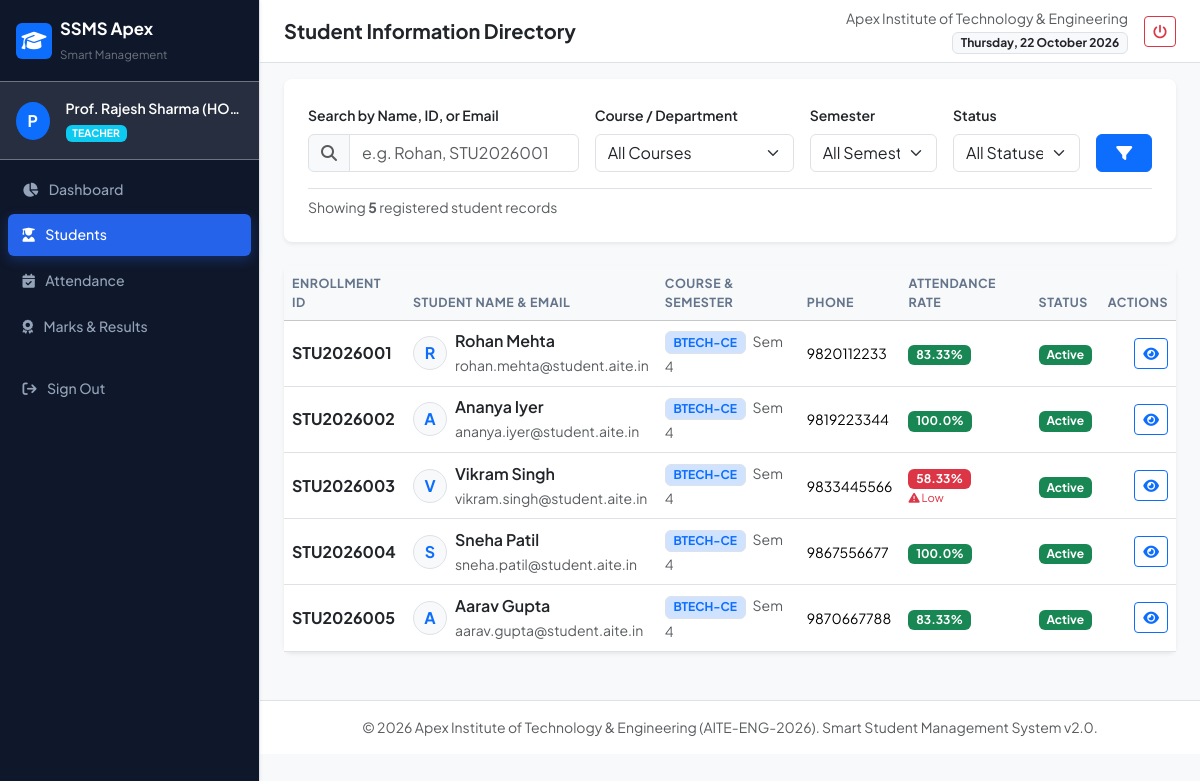
Page /students (signed in) on the committed database.
### models.py (models this page shows, shortened)
class User(db.Model):
    __tablename__ = 'users'
    id = db.Column(db.Integer, primary_key=True)
    username = db.Column(db.String(50), unique=True, nullable=False, index=True)
    password_hash = db.Column(db.String(255), nullable=False)
    role = db.Column(db.String(20), nullable=False, default='student')  # admin, teacher, student, accountant
    email = db.Column(db.String(100), unique=True, nullable=False)
    full_name = db.Column(db.String(100), nullable=False)
    is_active = db.Column(db.Boolean, default=True)
    created_at = db.Column(db.DateTime, default=datetime.utcnow)
    student_profile = db.relationship('Student', backref='user_account', uselist=False, cascade='all, delete-orphan')
    audit_logs = db.relationship('AuditLog', backref='user', lazy='dynamic')

class Student(db.Model):
    __tablename__ = 'students'
    id = db.Column(db.Integer, primary_key=True)
    student_id = db.Column(db.String(30), unique=True, nullable=False, index=True)  # e.g., 'STU2026001'
    user_id = db.Column(db.Integer, db.ForeignKey('users.id'), nullable=True)
    course_id = db.Column(db.Integer, db.ForeignKey('courses.id'), nullable=False)
    semester = db.Column(db.Integer, nullable=False, default=1)
    first_name = db.Column(db.String(50), nullable=False)
    last_name = db.Column(db.String(50), nullable=False)
    email = db.Column(db.String(100), unique=True, nullable=False)
    phone = db.Column(db.String(20), nullable=False)
    address = db.Column(db.Text)
    enrollment_date = db.Column(db.Date, default=date.today)
    status = db.Column(db.String(20), default='active')  # active, inactive, graduated, dropped
    guardian_name = db.Column(db.String(100))
    guardian_phone = db.Column(db.String(20))
    attendance_records = db.relationship('Attendance', backref='student', lazy='dynamic')
    marks_records = db.relationship('Marks', backref='student', lazy='dynamic')
    fees = db.relationship('StudentFee', backref='student', lazy='dynamic')
    @property
    def full_name(self):
        return f"{self.first_name} {self.last_name}"
    def calculate_attendance_percentage(self, subject_id=None):
        query = Attendance.query.filter_by(student_id=self.id)
        if subject_id:
            query = query.filter_by(subject_id=subject_id)
        total = query.count()
        if total == 0:
            return 100.0  # No sessions logged yet
        present = query.filter(Attendance.status.in_(['present', 'leave'])).count()
        return round((present / total) * 100, 2)

class Course(db.Model):
    __tablename__ = 'courses'
    id = db.Column(db.Integer, primary_key=True)
    code = db.Column(db.String(20), unique=True, nullable=False)  # e.g., 'BTECH-CE'
    name = db.Column(db.String(100), nullable=False)              # e.g., 'Computer Engineering'
    description = db.Column(db.Text)
    duration_semesters = db.Column(db.Integer, default=8)
    students = db.relationship('Student', backref='course', lazy='dynamic')
    subjects = db.relationship('Subject', backref='course', lazy='dynamic')
    fee_structures = db.relationship('FeeStructure', backref='course', lazy='dynamic')

### app.py (the view, shortened to what this page needs)
    @app.route('/students')
    @login_required
    @roles_accepted('admin', 'teacher', 'accountant')
    def students_list():
        query = Student.query
        search = request.args.get('search', '').strip()
        course_id = request.args.get('course_id')
        semester = request.args.get('semester')
        status = request.args.get('status')
        if course_id:
            query = query.filter_by(course_id=course_id)
        if semester:
            query = query.filter_by(semester=int(semester))
        if status:
            query = query.filter_by(status=status)
        students = query.order_by(Student.student_id.asc()).all()
        courses = Course.query.all()
        return render_template('students/list.html', students=students, courses=courses, search=search, selected_course=course_id, selected_sem=semester, selected_status=status)

### templates/students/list.html (shortened to what this page needs)
{% extends "base.html" %}
{% block page_title %}Student Information Directory{% endblock %}
{% block content %}
<div class="card border-0 shadow-sm rounded-3 mb-4">
    <div class="card-body p-4">
        <form method="GET" action="{{ url_for('students_list') }}" class="row g-3 mb-3">
            <div class="col-md-4">
                <label class="form-label small fw-semibold">Search by Name, ID, or Email</label>
                <div class="input-group">
                    <span class="input-group-text bg-light"><i class="fa-solid fa-magnifying-glass text-muted"></i></span>
                    <input type="text" name="search" class="form-control" placeholder="e.g. Rohan, STU2026001" value="{{ search or '' }}">
                </div>
            </div>
            <div class="col-md-3">
                <label class="form-label small fw-semibold">Course / Department</label>
                <select name="course_id" class="form-select">
                    <option value="">All Courses</option>
                </select>
            </div>
            <div class="col-md-2">
                <label class="form-label small fw-semibold">Semester</label>
                <select name="semester" class="form-select">
                    <option value="">All Semesters</option>
                </select>
            </div>
            <div class="col-md-2">
                <label class="form-label small fw-semibold">Status</label>
                <select name="status" class="form-select">
                    <option value="">All Statuses</option>
                </select>
            </div>
            <div class="col-md-1 d-flex align-items-end">
                <button type="submit" class="btn btn-primary w-100"><i class="fa-solid fa-filter"></i></button>
            </div>
        </form>
        <div class="d-flex align-items-center justify-content-between pt-2 border-top">
            <span class="text-muted small">Showing <strong>{{ students|length }}</strong> registered student records</span>
        </div>
    </div>
</div>
<div class="card border-0 shadow-sm rounded-3">
    <div class="card-body p-0">
        <div class="table-responsive">
            <table class="table table-hover align-middle mb-0">
                <thead class="table-light">
                    <tr>
                        <th>Enrollment ID</th>
                        <th>Student Name & Email</th>
                        <th>Course & Semester</th>
                        <th>Phone</th>
                        <th>Attendance Rate</th>
                        <th>Status</th>
                        <th class="text-end">Actions</th>
                    </tr>
                </thead>
                <tbody>
                    {% for s in students %}
                    {% set att_pct = s.calculate_attendance_percentage() %}
                    <tr>
                        <td class="fw-bold text-dark">{{ s.student_id }}</td>
                        <td>
                            <div class="d-flex align-items-center gap-2">
                                <div class="avatar-circle bg-light border text-primary fw-bold rounded-circle d-flex align-items-center justify-content-center" style="width: 34px; height: 34px;">
                                    {{ s.first_name[0] }}
                                </div>
                                <div>
                                    <div class="fw-semibold text-dark">{{ s.full_name }}</div>
                                    <small class="text-muted">{{ s.email }}</small>
                                </div>
                            </div>
                        </td>
                        <td>
                            <span class="badge bg-primary-subtle text-primary border">{{ s.course.code }}</span>
                            <span class="text-muted small ms-1">Sem {{ s.semester }}</span>
                        </td>
                        <td><small>{{ s.phone }}</small></td>
                        <td>
                            <span class="badge {{ 'bg-success' if att_pct >= attendance_threshold else 'bg-danger' }}">
                                {{ att_pct }}%
                            </span>
                            {% if att_pct < attendance_threshold %}
                            <small class="text-danger d-block" style="font-size: 0.7rem;"><i class="fa-solid fa-triangle-exclamation"></i> Low</small>
                            {% endif %}
                        </td>
                        <td>
                            <span class="badge bg-{{ 'success' if s.status == 'active' else 'secondary' }}">
                                {{ s.status|capitalize }}
                            </span>
                        </td>
                        <td class="text-end">
                            <div class="btn-group btn-group-sm">
                                <a href="{{ url_for('student_view', student_id=s.id) }}" class="btn btn-outline-primary" title="View 360 Profile">
                                    <i class="fa-solid fa-eye"></i>
                                </a>
                            </div>
                        </td>
                    </tr>
                    {% else %}
                    <tr>
                        <td colspan="7" class="text-center text-muted py-4">No student records match the filter criteria.</td>
                    </tr>
                    {% endfor %}
                </tbody>
            </table>
        </div>
    </div>
</div>
{% endblock %}

### templates/base.html (shortened to what this page needs)
<!DOCTYPE html>
<html lang="en">
<head>
    <link href="https://cdn.jsdelivr.net/npm/bootstrap@5.3.3/dist/css/bootstrap.min.css" rel="stylesheet">
    <link href="https://cdnjs.cloudflare.com/ajax/libs/font-awesome/6.5.1/css/all.min.css" rel="stylesheet">
    <link rel="stylesheet" href="{{ url_for('static', filename='css/style.css') }}">
</head>
<body>
    <div class="d-flex" id="wrapper">
        {% if current_user %}
        <nav id="sidebar" class="bg-dark text-white border-end shadow-sm">
            <div class="sidebar-header p-3 border-bottom border-secondary d-flex align-items-center justify-content-between">
                <a href="{{ url_for('dashboard') }}" class="text-white text-decoration-none d-flex align-items-center gap-2">
                    <div class="brand-icon bg-primary text-white rounded p-2 d-flex align-items-center justify-content-center">
                        <i class="fa-solid fa-graduation-cap fs-5"></i>
                    </div>
                    <div>
                        <div class="fw-bold tracking-tight text-white mb-0" style="font-size: 1.05rem;">SSMS Apex</div>
                        <small class="text-secondary" style="font-size: 0.72rem;">Smart Management</small>
                    </div>
                </a>
            </div>
            <div class="p-3 bg-secondary bg-opacity-25 border-bottom border-secondary d-flex align-items-center gap-3">
                <div class="avatar-circle bg-primary text-white fw-bold d-flex align-items-center justify-content-center rounded-circle">
                    {{ current_user.full_name[0] }}
                </div>
                <div class="overflow-hidden">
                    <div class="text-truncate fw-semibold text-white small">{{ current_user.full_name }}</div>
                    <span class="badge bg-{{ 'danger' if current_user.role == 'admin' else ('info' if current_user.role == 'teacher' else ('warning' if current_user.role == 'accountant' else 'success')) }} text-uppercase" style="font-size: 0.65rem;">
                        {{ current_user.role }}
                    </span>
                </div>
            </div>
            <ul class="nav flex-column p-2 gap-1 sidebar-nav">
                <li class="nav-item">
                    <a class="nav-link text-white-50 rounded {{ 'active' if request.endpoint == 'dashboard' }}" href="{{ url_for('dashboard') }}">
                        <i class="fa-solid fa-chart-pie me-2"></i> Dashboard
                    </a>
                </li>
                {% if current_user.role in ['admin', 'teacher', 'accountant'] %}
                <li class="nav-item">
                    <a class="nav-link text-white-50 rounded {{ 'active' if 'student' in request.endpoint }}" href="{{ url_for('students_list') }}">
                        <i class="fa-solid fa-user-graduate me-2"></i> Students
                    </a>
                </li>
                {% endif %}
                {% if current_user.role in ['admin', 'teacher'] %}
                <li class="nav-item">
                    <a class="nav-link text-white-50 rounded {{ 'active' if 'attendance' in request.endpoint }}" href="{{ url_for('attendance_mark') }}">
                        <i class="fa-solid fa-calendar-check me-2"></i> Attendance
                    </a>
                </li>
                <li class="nav-item">
                    <a class="nav-link text-white-50 rounded {{ 'active' if 'marks' in request.endpoint }}" href="{{ url_for('marks_entry') }}">
                        <i class="fa-solid fa-award me-2"></i> Marks & Results
                    </a>
                </li>
                {% endif %}
                <li class="nav-item mt-auto pt-3">
                    <a class="nav-link text-danger rounded" href="{{ url_for('logout') }}">
                        <i class="fa-solid fa-arrow-right-from-bracket me-2"></i> Sign Out
                    </a>
                </li>
            </ul>
        </nav>
        {% endif %}
        <div id="page-content-wrapper" class="w-100 bg-light">
            <nav class="navbar navbar-expand navbar-light bg-white border-bottom px-4 py-2 sticky-top">
                <div class="container-fluid p-0">
                    <div class="d-flex align-items-center gap-2">
                        <span class="fs-5 fw-bold text-dark">{% block page_title %}Smart Student Management System{% endblock %}</span>
                    </div>
                    <div class="d-flex align-items-center gap-3">
                        <div class="text-end d-none d-md-block">
                            <small class="text-muted d-block">{{ institute_name }}</small>
                            <span class="badge bg-light text-dark border">{{ now.strftime('%A, %d %B %Y') }}</span>
                        </div>
                        {% if current_user %}
                        <a href="{{ url_for('logout') }}" class="btn btn-outline-danger btn-sm" title="Logout">
                            <i class="fa-solid fa-power-off"></i>
                        </a>
                        {% endif %}
                    </div>
                </div>
            </nav>
            <div class="container-fluid px-4 pt-3">
                {% block content %}{% endblock %}
            </div>
            <footer class="mt-5 py-3 border-top bg-white text-center text-muted small">
                <div class="container-fluid">
                    <span>&copy; {{ now.year }} {{ institute_name }} ({{ institute_code }}). Smart Student Management System v2.0.</span>
                </div>
            </footer>
        </div>
    </div>
</body>
</html>

### static/css/style.css (style rules this page uses)
:root { --primary-color: #2563eb; --primary-hover: #1d4ed8; --secondary-color: #64748b; --success-color: #10b981; --danger-color: #ef4444; --warning-color: #f59e0b; --dark-surface: #0f172a; --light-bg: #f8fafc; --sidebar-width: 260px; }
body { font-family: 'Plus Jakarta Sans', -apple-system, BlinkMacSystemFont, "Segoe UI", Roboto, sans-serif; background-color: var(--light-bg); color: #1e293b; margin: 0; padding: 0; overflow-x: hidden; }
#sidebar { width: var(--sidebar-width); min-width: var(--sidebar-width); min-height: 100vh; background-color: var(--dark-surface) !important; transition: all 0.3s ease; z-index: 1040; }
.brand-icon { width: 36px; height: 36px; }
.avatar-circle { width: 38px; height: 38px; }
.sidebar-nav .nav-link { font-size: 0.88rem; font-weight: 500; padding: 0.65rem 0.9rem; color: #94a3b8 !important; transition: all 0.2s ease; }
.sidebar-nav .nav-link.active { color: #ffffff !important; background-color: var(--primary-color) !important; box-shadow: 0 4px 12px rgba(37, 99, 235, 0.3); }
.table thead th { font-size: 0.78rem; text-transform: uppercase; letter-spacing: 0.5px; color: #64748b; border-bottom-width: 1px; }
.table tbody tr { transition: background-color 0.15s ease; }

### rows in the picture
User: full_name "P", full_name "Prof. Rajesh Sharma (HO…", role "TEACHER"
Student: student_id "STU2026001", first_name "R", full_name "Rohan Mehta", email "rohan.mehta@student.aite.in", course.code "BTECH-CE", semester "4", phone "9820112233", att_pct "83.33", status "Active"
Student: student_id "STU2026002", first_name "A", full_name "Ananya Iyer", email "ananya.iyer@student.aite.in", course.code "BTECH-CE", semester "4", phone "9819223344", att_pct "100.0", status "Active"
Student: student_id "STU2026003", first_name "V", full_name "Vikram Singh", email "vikram.singh@student.aite.in", course.code "BTECH-CE", semester "4", phone "9833445566", att_pct "58.33", shows "Low", status "Active"
Student: student_id "STU2026004", first_name "S", full_name "Sneha Patil", email "sneha.patil@student.aite.in", course.code "BTECH-CE", semester "4", phone "9867556677", att_pct "100.0", status "Active"
Student: student_id "STU2026005", first_name "A", full_name "Aarav Gupta", email "aarav.gupta@student.aite.in", course.code "BTECH-CE", semester "4", phone "9870667788", att_pct "83.33", status "Active"

### other values in the picture
{{ institute_name }} "Apex Institute of Technology & Engineering"
{{ students|length }} "5"
{{ institute_code }} "AITE-ENG-2026"
